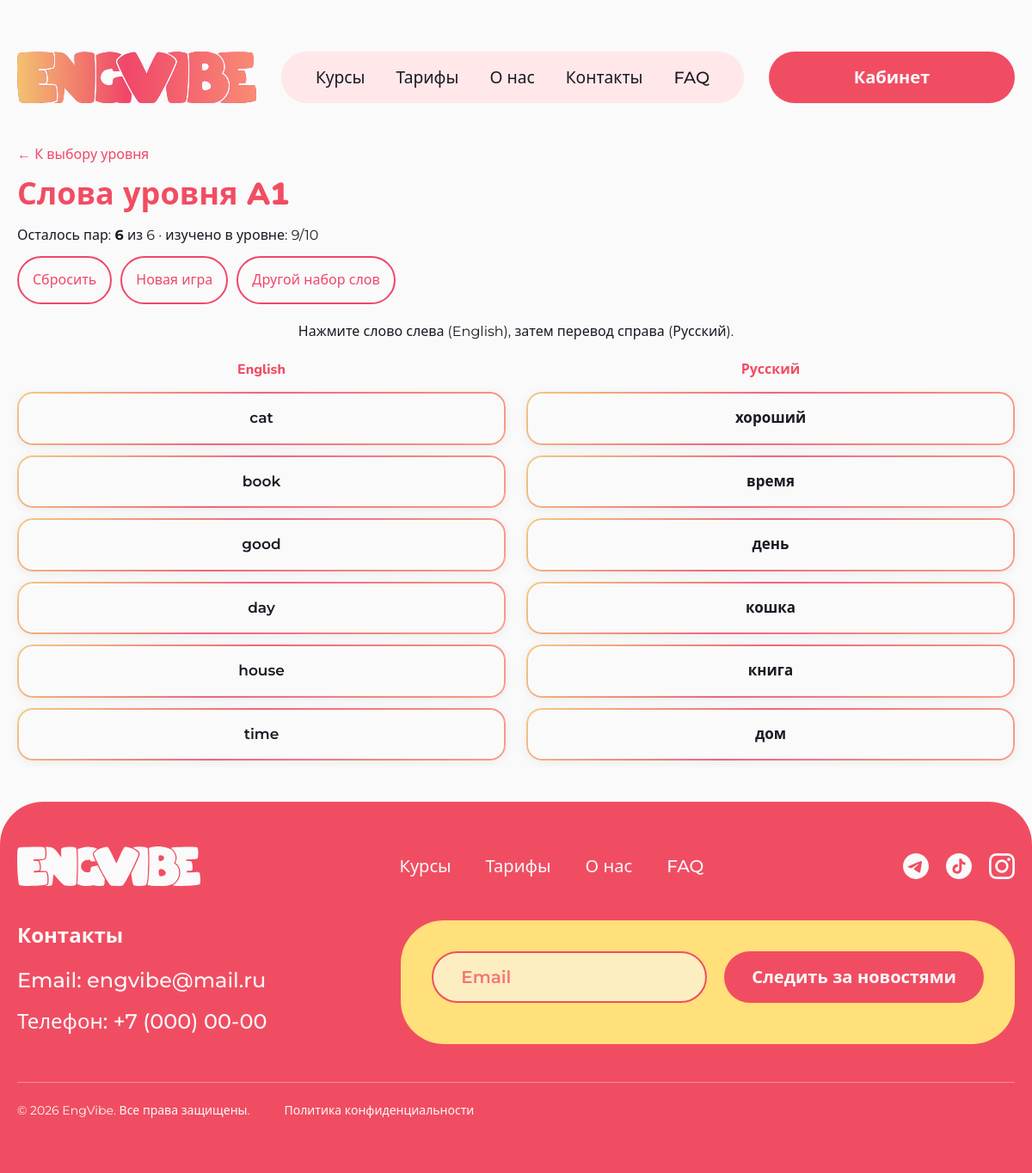
The page /games/match/a1/play/ (signed in) on the database its author committed.
### core/models.py (models this page shows, shortened)
class FlashcardGroup(models.Model):
    class Meta:
        verbose_name = 'Группа карточек'
        verbose_name_plural = 'Группы карточек'
        ordering = ['order', 'name']
        constraints = [
            models.UniqueConstraint(
                fields=['slug'],
                condition=models.Q(owner__isnull=True),
                name='unique_default_flashcard_group_slug',
            ),
            models.UniqueConstraint(
                fields=['owner', 'slug'],
                condition=models.Q(owner__isnull=False),
                name='unique_user_flashcard_group_slug',
            ),
        ]
    name = models.CharField(max_length=120, verbose_name='Название')
    slug = models.SlugField(max_length=80, verbose_name='URL-идентификатор (slug)')
    level = models.CharField(
        max_length=2,
        choices=FLASHCARD_LEVELS,
        blank=True,
        verbose_name='Уровень',
        help_text='Для стандартных групп по уровням CEFR',
    )
    owner = models.ForeignKey(
        User,
        on_delete=models.CASCADE,
        null=True,
        blank=True,
        related_name='flashcard_groups',
        verbose_name='Владелец',
        help_text='Пусто — стандартная группа сайта',
    )
    order = models.PositiveIntegerField(default=0, verbose_name='Порядок')

class Flashcard(models.Model):
    class Meta:
        verbose_name = 'Карточка'
        verbose_name_plural = 'Карточки'
        ordering = ['order', 'id']
    group = models.ForeignKey(
        FlashcardGroup,
        on_delete=models.CASCADE,
        related_name='cards',
        verbose_name='Группа',
    )
    word_en = models.CharField(max_length=200, verbose_name='Слово (EN)')
    word_ru = models.CharField(max_length=200, verbose_name='Перевод (RU)')
    order = models.PositiveIntegerField(default=0, verbose_name='Порядок')

### core/match_views.py (the view, shortened to what this page needs)
# urls.py: path('games/match/<slug:slug>/play/', match_views.match_play, name='match_play'),
@login_required
def match_play(request, slug):
    group = get_user_group(slug, request.user)
    if not group:
        messages.error(request, 'Уровень не найден.')
        return redirect('core:match_levels')
    progress = match_group_progress(request.user, group)
    if progress['total'] < 4:
        messages.info(
            request,
            f'Для игры нужно минимум 4 слова в группе «{group.name}». Сейчас: {progress["total"]}.',
        )
        return redirect('core:match_levels')
    sk = _session_key(group.id)
    if request.GET.get('restart') == '1' or sk not in request.session:
        card_ids = pick_round_card_ids(request.user, group)
        if len(card_ids) < 4:
            messages.info(request, 'Недостаточно слов для нового раунда.')
            return redirect('core:match_levels')
        request.session[sk] = _new_session(card_ids)
        request.session.modified = True
    session_data = request.session.get(sk, {})
    card_ids = session_data.get('card_ids', [])
    matched_ids = set(session_data.get('matched_ids', []))
    if not card_ids:
        return redirect('core:match_levels')
    en_cards, ru_cards = build_round_columns(card_ids)
    for card in en_cards:
        card['matched'] = card['id'] in matched_ids
    for card in ru_cards:
        card['matched'] = card['id'] in matched_ids
    return render(
        request,
        'core/match_play.html',
        {
            'group': group,
            'en_cards': en_cards,
            'ru_cards': ru_cards,
            'progress': progress,
            'session': session_data,
            'remaining': len(card_ids) - len(matched_ids),
            'total_pairs': len(card_ids),
        },
    )

### core/context_processors.py (called while the page is built)
def subscription_badge(request):
    return {}

def subscription_setup(request):
    return {
        'subscription_setup_pending': getattr(request, 'subscription_setup_pending', False),
    }

### core/flashcards_utils.py (called while the page is built)
def get_user_group(group_slug, user):
    default = FlashcardGroup.objects.filter(slug=group_slug, owner__isnull=True).first()
    if default:
        return default
    return FlashcardGroup.objects.filter(slug=group_slug, owner=user).first()

### core/match_utils.py (called while the page is built)
def match_group_progress(user, group):
    total = group.cards.count()
    if not total:
        return {'total': 0, 'learned': 0, 'active': 0, 'percent': 0}
    learned = UserMatchProgress.objects.filter(
        user=user,
        flashcard__group=group,
        is_learned=True,
    ).count()
    return {
        'total': total,
        'learned': learned,
        'active': total - learned,
        'percent': int((learned / total) * 100),
    }

def pick_round_card_ids(user, group):
    all_ids = list(
        Flashcard.objects.filter(group=group).order_by('order', 'id').values_list('id', flat=True)
    )
    if not all_ids:
        return []
    learned_ids = set(
        UserMatchProgress.objects.filter(
            user=user,
            flashcard__group=group,
            is_learned=True,
        ).values_list('flashcard_id', flat=True)
    )
    unlearned = [pk for pk in all_ids if pk not in learned_ids]
    learned = [pk for pk in all_ids if pk in learned_ids]
    pool = unlearned if len(unlearned) >= MATCH_ROUND_MIN else all_ids
    count = min(MATCH_ROUND_MAX, max(MATCH_ROUND_MIN, len(pool)))
    count = min(count, len(pool))
    if len(pool) <= count:
        chosen = list(pool)
    else:
        chosen = random.sample(pool, count)
    random.shuffle(chosen)
    return chosen

def build_round_columns(card_ids):
    cards = list(
        Flashcard.objects.filter(pk__in=card_ids).order_by('order', 'id')
    )
    en_cards = [{'id': c.id, 'word_en': c.word_en} for c in cards]
    ru_cards = [{'id': c.id, 'word_ru': c.word_ru} for c in cards]
    random.shuffle(ru_cards)
    return en_cards, ru_cards

### core/match_views.py (called while the page is built)
def _session_key(group_id):
    return f'{SESSION_KEY}_{group_id}'

def _new_session(card_ids):
    return {
        'card_ids': list(card_ids),
        'matched_ids': [],
        'wrong_attempts': 0,
        'correct_count': 0,
        'started_at': timezone.now().isoformat(),
    }

### core/roles.py (called while the page is built)
def is_teacher(user):
    return user.is_authenticated and user.groups.filter(name='teacher_group').exists()

### core/templates/core/match_play.html (shortened to what this page needs)
{% extends 'core/base.html' %}
{% block body_class %}page-match-play{% endblock %}
{% block content %}
<section class="page-shell match-play-page">
    <div class="container">
        <div class="match-play-header">
            <a href="{% url 'core:match_levels' %}" class="meta">← К выбору уровня</a>
            <h1>{{ group.name }}</h1>
            <p class="meta match-play-stats">
                Осталось пар: <strong id="match-remaining">{{ remaining }}</strong> из {{ total_pairs }}
                · изучено в уровне: {{ progress.learned }}/{{ progress.total }}
            </p>
            <div class="match-play-toolbar">
                <button type="button" class="btn btn-outline-pink btn-pill btn-compact" id="match-shuffle-btn">Сбросить</button>
                <a class="btn btn-outline-pink btn-pill btn-compact" href="{% url 'core:match_levels' %}">Новая игра</a>
                <a class="btn btn-outline-pink btn-pill btn-compact" href="{% url 'core:match_play' group.slug %}?restart=1">Другой набор слов</a>
            </div>
        </div>
        <p class="match-play-hint meta">Нажмите слово слева (English), затем перевод справа (Русский).</p>
        <div class="match-board" id="match-board">
            <div class="match-column match-column--en">
                <h2 class="match-column__title">English</h2>
                <ul class="match-card-list" id="match-en-list">
                    {% for card in en_cards %}
                        <li>
                            <button
                                type="button"
                                class="match-card{% if card.matched %} is-matched{% endif %}"
                                data-card-id="{{ card.id }}"
                                data-side="en"
                            >{{ card.word_en }}</button>
                        </li>
                    {% endfor %}
                </ul>
            </div>
            <div class="match-column match-column--ru">
                <h2 class="match-column__title">Русский</h2>
                <ul class="match-card-list" id="match-ru-list">
                    {% for card in ru_cards %}
                        <li>
                            <button
                                type="button"
                                class="match-card{% if card.matched %} is-matched{% endif %}"
                                data-card-id="{{ card.id }}"
                                data-side="ru"
                            >{{ card.word_ru }}</button>
                        </li>
                    {% endfor %}
                </ul>
            </div>
        </div>
    </div>
</section>
{% endblock %}

### rows shown on the page
FlashcardGroup: name "Слова уровня A1"
Flashcard: word_en "cat", word_ru "кошка"
Flashcard: word_en "book", word_ru "книга"
Flashcard: word_en "good", word_ru "хороший"
Flashcard: word_en "day", word_ru "день"
Flashcard: word_en "house", word_ru "дом"
Flashcard: word_en "time", word_ru "время"

### other values the page prints
{{ remaining }} "6"
{{ total_pairs }} "6"
{{ progress.learned }} "9"
{{ progress.total }} "10"
